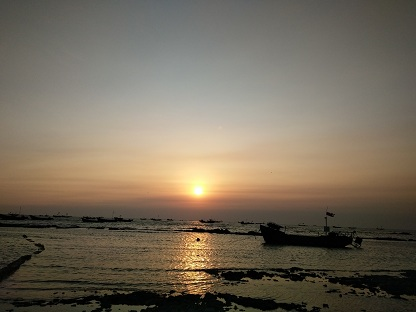
#> input picture Resources/PythonOpenCV从入门到实践配套源代码/code/08/02/sunset.jpg, 416 x 312 px
$ python demo.py
#> lines starting #> are read from the running program, lines starting #| are printed output that depends on the picture
import cv2
import numpy as np
img = cv2.imread("sunset.jpg")  # 读取原图
#> img is the input picture: shape (312, 416, 3); mean B, G, R 91.2, 107.2, 117.6
k = np.ones((9, 9), np.uint8)  # 创建9*9的数组作为核
cv2.imshow("img", img)  # 显示原图
dst = cv2.dilate(img, k)  # 膨胀操作
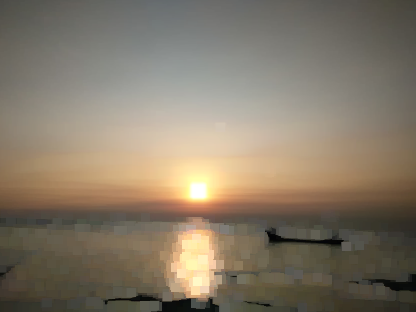
#> dst: shape (312, 416, 3); mean B, G, R 104.6, 121.5, 132.9
cv2.imshow("dst", dst)  # 显示膨胀效果
cv2.waitKey()  # 按下任何键盘按键后
cv2.destroyAllWindows()  # 释放所有窗体
